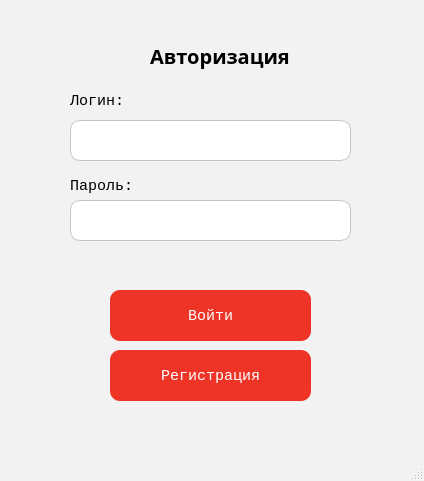
<?xml version="1.0" encoding="UTF-8"?>
<ui version="4.0">
 <class>MainWindow</class>
 <widget class="QMainWindow" name="MainWindow">
  <property name="enabled">
   <bool>true</bool>
  </property>
  <property name="geometry">
   <rect>
    <x>0</x>
    <y>0</y>
    <width>424</width>
    <height>481</height>
   </rect>
  </property>
  <property name="sizePolicy">
   <sizepolicy hsizetype="Fixed" vsizetype="Fixed">
    <horstretch>0</horstretch>
    <verstretch>0</verstretch>
   </sizepolicy>
  </property>
  <property name="minimumSize">
   <size>
    <width>424</width>
    <height>481</height>
   </size>
  </property>
  <property name="maximumSize">
   <size>
    <width>424</width>
    <height>481</height>
   </size>
  </property>
  <property name="palette">
   <palette>
    <active>
     <colorrole role="WindowText">
      <brush brushstyle="SolidPattern">
       <color alpha="255">
        <red>0</red>
        <green>0</green>
        <blue>0</blue>
       </color>
      </brush>
     </colorrole>
     <colorrole role="Button">
      <brush brushstyle="SolidPattern">
       <color alpha="255">
        <red>242</red>
        <green>242</green>
        <blue>242</blue>
       </color>
      </brush>
     </colorrole>
     <colorrole role="Light">
      <brush brushstyle="SolidPattern">
       <color alpha="255">
        <red>255</red>
        <green>255</green>
        <blue>255</blue>
       </color>
      </brush>
     </colorrole>
     <colorrole role="Midlight">
      <brush brushstyle="SolidPattern">
       <color alpha="255">
        <red>248</red>
        <green>248</green>
        <blue>248</blue>
       </color>
      </brush>
     </colorrole>
     <colorrole role="Dark">
      <brush brushstyle="SolidPattern">
       <color alpha="255">
        <red>121</red>
        <green>121</green>
        <blue>121</blue>
       </color>
      </brush>
     </colorrole>
     <colorrole role="Mid">
      <brush brushstyle="SolidPattern">
       <color alpha="255">
        <red>161</red>
        <green>161</green>
        <blue>161</blue>
       </color>
      </brush>
     </colorrole>
     <colorrole role="Text">
      <brush brushstyle="SolidPattern">
       <color alpha="255">
        <red>0</red>
        <green>0</green>
        <blue>0</blue>
       </color>
      </brush>
     </colorrole>
     <colorrole role="BrightText">
      <brush brushstyle="SolidPattern">
       <color alpha="255">
        <red>255</red>
        <green>255</green>
        <blue>255</blue>
       </color>
      </brush>
     </colorrole>
     <colorrole role="ButtonText">
      <brush brushstyle="SolidPattern">
       <color alpha="255">
        <red>0</red>
        <green>0</green>
        <blue>0</blue>
       </color>
      </brush>
     </colorrole>
     <colorrole role="Base">
      <brush brushstyle="SolidPattern">
       <color alpha="255">
        <red>255</red>
        <green>255</green>
        <blue>255</blue>
       </color>
      </brush>
     </colorrole>
     <colorrole role="Window">
      <brush brushstyle="SolidPattern">
       <color alpha="255">
        <red>242</red>
        <green>242</green>
        <blue>242</blue>
       </color>
      </brush>
     </colorrole>
     <colorrole role="Shadow">
      <brush brushstyle="SolidPattern">
       <color alpha="255">
        <red>0</red>
        <green>0</green>
        <blue>0</blue>
       </color>
      </brush>
     </colorrole>
     <colorrole role="AlternateBase">
      <brush brushstyle="SolidPattern">
       <color alpha="255">
        <red>248</red>
        <green>248</green>
        <blue>248</blue>
       </color>
      </brush>
     </colorrole>
     <colorrole role="ToolTipBase">
      <brush brushstyle="SolidPattern">
       <color alpha="255">
        <red>255</red>
        <green>255</green>
        <blue>220</blue>
       </color>
      </brush>
     </colorrole>
     <colorrole role="ToolTipText">
      <brush brushstyle="SolidPattern">
       <color alpha="255">
        <red>0</red>
        <green>0</green>
        <blue>0</blue>
       </color>
      </brush>
     </colorrole>
    </active>
    <inactive>
     <colorrole role="WindowText">
      <brush brushstyle="SolidPattern">
       <color alpha="255">
        <red>0</red>
        <green>0</green>
        <blue>0</blue>
       </color>
      </brush>
     </colorrole>
     <colorrole role="Button">
      <brush brushstyle="SolidPattern">
       <color alpha="255">
        <red>242</red>
        <green>242</green>
        <blue>242</blue>
       </color>
      </brush>
     </colorrole>
     <colorrole role="Light">
      <brush brushstyle="SolidPattern">
       <color alpha="255">
        <red>255</red>
        <green>255</green>
        <blue>255</blue>
       </color>
      </brush>
     </colorrole>
     <colorrole role="Midlight">
      <brush brushstyle="SolidPattern">
       <color alpha="255">
        <red>248</red>
        <green>248</green>
        <blue>248</blue>
       </color>
      </brush>
     </colorrole>
     <colorrole role="Dark">
      <brush brushstyle="SolidPattern">
       <color alpha="255">
        <red>121</red>
        <green>121</green>
        <blue>121</blue>
       </color>
      </brush>
     </colorrole>
     <colorrole role="Mid">
      <brush brushstyle="SolidPattern">
       <color alpha="255">
        <red>161</red>
        <green>161</green>
        <blue>161</blue>
       </color>
      </brush>
     </colorrole>
     <colorrole role="Text">
      <brush brushstyle="SolidPattern">
       <color alpha="255">
        <red>0</red>
        <green>0</green>
        <blue>0</blue>
       </color>
      </brush>
     </colorrole>
     <colorrole role="BrightText">
      <brush brushstyle="SolidPattern">
       <color alpha="255">
        <red>255</red>
        <green>255</green>
        <blue>255</blue>
       </color>
      </brush>
     </colorrole>
     <colorrole role="ButtonText">
      <brush brushstyle="SolidPattern">
       <color alpha="255">
        <red>0</red>
        <green>0</green>
        <blue>0</blue>
       </color>
      </brush>
     </colorrole>
     <colorrole role="Base">
      <brush brushstyle="SolidPattern">
       <color alpha="255">
        <red>255</red>
        <green>255</green>
        <blue>255</blue>
       </color>
      </brush>
     </colorrole>
     <colorrole role="Window">
      <brush brushstyle="SolidPattern">
       <color alpha="255">
        <red>242</red>
        <green>242</green>
        <blue>242</blue>
       </color>
      </brush>
     </colorrole>
     <colorrole role="Shadow">
      <brush brushstyle="SolidPattern">
       <color alpha="255">
        <red>0</red>
        <green>0</green>
        <blue>0</blue>
       </color>
      </brush>
     </colorrole>
     <colorrole role="AlternateBase">
      <brush brushstyle="SolidPattern">
       <color alpha="255">
        <red>248</red>
        <green>248</green>
        <blue>248</blue>
       </color>
      </brush>
     </colorrole>
     <colorrole role="ToolTipBase">
      <brush brushstyle="SolidPattern">
       <color alpha="255">
        <red>255</red>
        <green>255</green>
        <blue>220</blue>
       </color>
      </brush>
     </colorrole>
     <colorrole role="ToolTipText">
      <brush brushstyle="SolidPattern">
       <color alpha="255">
        <red>0</red>
        <green>0</green>
        <blue>0</blue>
       </color>
      </brush>
     </colorrole>
    </inactive>
    <disabled>
     <colorrole role="WindowText">
      <brush brushstyle="SolidPattern">
       <color alpha="255">
        <red>121</red>
        <green>121</green>
        <blue>121</blue>
       </color>
      </brush>
     </colorrole>
     <colorrole role="Button">
      <brush brushstyle="SolidPattern">
       <color alpha="255">
        <red>242</red>
        <green>242</green>
        <blue>242</blue>
       </color>
      </brush>
     </colorrole>
     <colorrole role="Light">
      <brush brushstyle="SolidPattern">
       <color alpha="255">
        <red>255</red>
        <green>255</green>
        <blue>255</blue>
       </color>
      </brush>
     </colorrole>
     <colorrole role="Midlight">
      <brush brushstyle="SolidPattern">
       <color alpha="255">
        <red>248</red>
        <green>248</green>
        <blue>248</blue>
       </color>
      </brush>
     </colorrole>
     <colorrole role="Dark">
      <brush brushstyle="SolidPattern">
       <color alpha="255">
        <red>121</red>
        <green>121</green>
        <blue>121</blue>
       </color>
      </brush>
     </colorrole>
     <colorrole role="Mid">
      <brush brushstyle="SolidPattern">
       <color alpha="255">
        <red>161</red>
        <green>161</green>
        <blue>161</blue>
       </color>
      </brush>
     </colorrole>
     <colorrole role="Text">
      <brush brushstyle="SolidPattern">
       <color alpha="255">
        <red>121</red>
        <green>121</green>
        <blue>121</blue>
       </color>
      </brush>
     </colorrole>
     <colorrole role="BrightText">
      <brush brushstyle="SolidPattern">
       <color alpha="255">
        <red>255</red>
        <green>255</green>
        <blue>255</blue>
       </color>
      </brush>
     </colorrole>
     <colorrole role="ButtonText">
      <brush brushstyle="SolidPattern">
       <color alpha="255">
        <red>121</red>
        <green>121</green>
        <blue>121</blue>
       </color>
      </brush>
     </colorrole>
     <colorrole role="Base">
      <brush brushstyle="SolidPattern">
       <color alpha="255">
        <red>242</red>
        <green>242</green>
        <blue>242</blue>
       </color>
      </brush>
     </colorrole>
     <colorrole role="Window">
      <brush brushstyle="SolidPattern">
       <color alpha="255">
        <red>242</red>
        <green>242</green>
        <blue>242</blue>
       </color>
      </brush>
     </colorrole>
     <colorrole role="Shadow">
      <brush brushstyle="SolidPattern">
       <color alpha="255">
        <red>0</red>
        <green>0</green>
        <blue>0</blue>
       </color>
      </brush>
     </colorrole>
     <colorrole role="AlternateBase">
      <brush brushstyle="SolidPattern">
       <color alpha="255">
        <red>242</red>
        <green>242</green>
        <blue>242</blue>
       </color>
      </brush>
     </colorrole>
     <colorrole role="ToolTipBase">
      <brush brushstyle="SolidPattern">
       <color alpha="255">
        <red>255</red>
        <green>255</green>
        <blue>220</blue>
       </color>
      </brush>
     </colorrole>
     <colorrole role="ToolTipText">
      <brush brushstyle="SolidPattern">
       <color alpha="255">
        <red>0</red>
        <green>0</green>
        <blue>0</blue>
       </color>
      </brush>
     </colorrole>
    </disabled>
   </palette>
  </property>
  <property name="windowTitle">
   <string>Авторизация</string>
  </property>
  <widget class="QWidget" name="centralwidget">
   <widget class="QLabel" name="label_3">
    <property name="geometry">
     <rect>
      <x>150</x>
      <y>40</y>
      <width>141</width>
      <height>31</height>
     </rect>
    </property>
    <property name="font">
     <font>
      <family>Raleway</family>
      <pointsize>-1</pointsize>
      <weight>75</weight>
      <italic>false</italic>
      <bold>true</bold>
     </font>
    </property>
    <property name="styleSheet">
     <string notr="true">font-family: Raleway;
font-style: normal;
font-weight: bold;
font-size: 20px;
line-height: 21px;
color: #000000;</string>
    </property>
    <property name="text">
     <string>Авторизация</string>
    </property>
   </widget>
   <widget class="QGroupBox" name="groupBox">
    <property name="geometry">
     <rect>
      <x>30</x>
      <y>80</y>
      <width>371</width>
      <height>331</height>
     </rect>
    </property>
    <property name="styleSheet">
     <string notr="true">border:none</string>
    </property>
    <property name="title">
     <string/>
    </property>
    <widget class="QLabel" name="label_login">
     <property name="geometry">
      <rect>
       <x>40</x>
       <y>10</y>
       <width>81</width>
       <height>21</height>
      </rect>
     </property>
     <property name="font">
      <font>
       <family>Consolas</family>
       <pointsize>11</pointsize>
      </font>
     </property>
     <property name="styleSheet">
      <string notr="true">color:black;</string>
     </property>
     <property name="text">
      <string>Логин:</string>
     </property>
    </widget>
    <widget class="QLineEdit" name="textEdit_2">
     <property name="geometry">
      <rect>
       <x>40</x>
       <y>120</y>
       <width>281</width>
       <height>41</height>
      </rect>
     </property>
     <property name="focusPolicy">
      <enum>Qt::WheelFocus</enum>
     </property>
     <property name="styleSheet">
      <string notr="true">background: #FFFFFF;
border: 1px solid #C4C4C4;
box-sizing: border-box;
border-radius: 10px;
padding-left:7px;</string>
     </property>
     <property name="echoMode">
      <enum>QLineEdit::Password</enum>
     </property>
     <property name="placeholderText">
      <string/>
     </property>
    </widget>
    <widget class="QLabel" name="label_password">
     <property name="geometry">
      <rect>
       <x>40</x>
       <y>90</y>
       <width>61</width>
       <height>31</height>
      </rect>
     </property>
     <property name="font">
      <font>
       <family>Consolas</family>
       <pointsize>11</pointsize>
      </font>
     </property>
     <property name="styleSheet">
      <string notr="true">color:black;</string>
     </property>
     <property name="text">
      <string>Пароль:</string>
     </property>
    </widget>
    <widget class="QPushButton" name="submit_button">
     <property name="geometry">
      <rect>
       <x>80</x>
       <y>210</y>
       <width>201</width>
       <height>51</height>
      </rect>
     </property>
     <property name="font">
      <font>
       <family>Consolas</family>
       <pointsize>11</pointsize>
      </font>
     </property>
     <property name="focusPolicy">
      <enum>Qt::WheelFocus</enum>
     </property>
     <property name="acceptDrops">
      <bool>false</bool>
     </property>
     <property name="styleSheet">
      <string notr="true">background:#EE3327;
border-style: solid;
border-radius: 10px;
color:white;
</string>
     </property>
     <property name="text">
      <string>Войти</string>
     </property>
    </widget>
    <widget class="QPushButton" name="submit_button_2">
     <property name="geometry">
      <rect>
       <x>80</x>
       <y>270</y>
       <width>201</width>
       <height>51</height>
      </rect>
     </property>
     <property name="font">
      <font>
       <family>Consolas</family>
       <pointsize>11</pointsize>
      </font>
     </property>
     <property name="focusPolicy">
      <enum>Qt::WheelFocus</enum>
     </property>
     <property name="styleSheet">
      <string notr="true">background:#EE3327;
border-style: solid;
border-radius: 10px;
color:white;
</string>
     </property>
     <property name="text">
      <string>Регистрация</string>
     </property>
    </widget>
    <widget class="QLineEdit" name="login_input">
     <property name="geometry">
      <rect>
       <x>40</x>
       <y>40</y>
       <width>281</width>
       <height>41</height>
      </rect>
     </property>
     <property name="focusPolicy">
      <enum>Qt::WheelFocus</enum>
     </property>
     <property name="styleSheet">
      <string notr="true">background: #FFFFFF;
border: 1px solid #C4C4C4;
box-sizing: border-box;
border-radius: 10px;
padding-left:7px;</string>
     </property>
     <property name="echoMode">
      <enum>QLineEdit::Normal</enum>
     </property>
     <property name="placeholderText">
      <string/>
     </property>
    </widget>
    <widget class="QLabel" name="check">
     <property name="geometry">
      <rect>
       <x>80</x>
       <y>170</y>
       <width>191</width>
       <height>31</height>
      </rect>
     </property>
     <property name="font">
      <font>
       <family>Consolas</family>
      </font>
     </property>
     <property name="text">
      <string/>
     </property>
     <property name="alignment">
      <set>Qt::AlignCenter</set>
     </property>
     <property name="openExternalLinks">
      <bool>false</bool>
     </property>
    </widget>
   </widget>
  </widget>
  <widget class="QMenuBar" name="menubar">
   <property name="geometry">
    <rect>
     <x>0</x>
     <y>0</y>
     <width>424</width>
     <height>26</height>
    </rect>
   </property>
  </widget>
  <widget class="QStatusBar" name="statusbar"/>
 </widget>
 <resources/>
 <connections/>
</ui>
